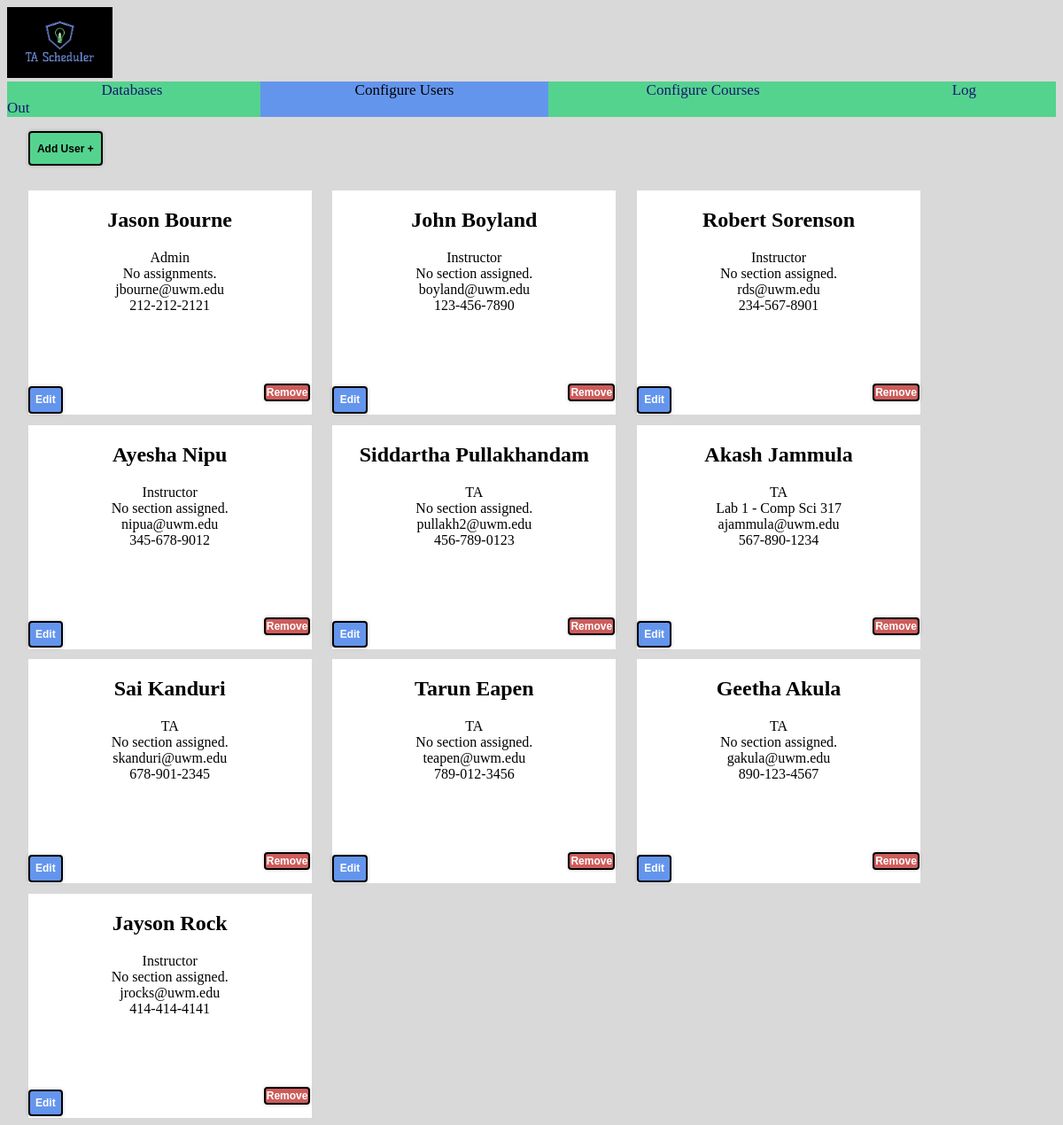
Page /configure_user.html (signed in) on the committed database.
### djangoProject1/models.py (models this page shows, shortened)
class User(models.Model): # basic for now
    ROLE_CHOICES = [
        ('TA', 'Teaching Assistant'),
        ('Instructor', 'Instructor'),
        ('Admin', 'Administrator'),
    ]
    id = models.UUIDField(primary_key=True, default=uuid.uuid4, editable=False) #unique id
    first_name = models.CharField(max_length=50, default="DefaultFirst") #first name of user
    last_name = models.CharField(max_length=50, default="DefaultLast") #last name of user
    username = models.CharField(max_length=50, unique=True, default="Default_Username")  #unique username (ISSUES LATER ON, default AND unique doesn't work well)
    password = models.CharField(max_length=128, default="Default_Password")  #stored password (128 for hash(? idk documentation recommended it))
    email = models.EmailField(default="default@example.com")  #unique email address (cant run unless blank by default
    phone_number = models.CharField(max_length=10, blank=True, null=True)  #optional phone number (can make required later)
    address = models.TextField(blank=True, null=True)  #optional home address (can make required later)
    skills = models.TextField(blank=True, null=True)  #apparently we need skills? okay here's an open text field for it
    role = models.CharField(max_length=20, choices=ROLE_CHOICES, default='TA')  #role of the user (TA, Instructor, Admin)

class Section(models.Model):
    id = models.UUIDField(primary_key=True, default=uuid.uuid4, editable=False) #unique id
    name = models.CharField(max_length=100, default="Default Section Name") #section name
    course = models.ForeignKey(Course, on_delete=models.CASCADE, related_name='sections') #link to course
    days = MultiSelectField(choices=DAYS_OF_WEEK, blank=True, null=True)  #day of the week
    time = models.TimeField(blank=True, null=True)  #specific time of day
    location = models.CharField(max_length=100, blank=True, null=True) #location
    user = models.ForeignKey(User, null=True, blank=True, limit_choices_to={'role__in': ['TA', 'Instructor']}, on_delete=models.SET_NULL, related_name='sections')

class Course(models.Model):
    id = models.UUIDField(primary_key=True, default=uuid.uuid4, editable=False) #unique id
    name = models.CharField(max_length=100, default="Default Course Name") #course name
    users = models.ManyToManyField(User, limit_choices_to={'role__in': ['TA', 'Instructor']}, related_name='courses', blank=True)

### djangoProject1/views.py (the view, shortened to what this page needs)
# urls.py: path('configure_user.html', ConfigureUserPage.as_view(), name='configure_user'),
class ConfigureUserPage(View):
    def get(self, request):
        users = User.objects.all()
        user = GetUser.get_user(request)
        if not user:
            return redirect('/')
        return render(request, "configure_user.html",
                      {"roles": User.ROLE_CHOICES, "users": users})

### djangoProject1/MethodFiles/GeneralMethods.py (called while the page is built)
    @staticmethod
    def get_user(request):
        name = request.session.get('cur_user_name')
        if not name:
            return None
        else:
            return User.objects.filter(username=name).first()

### djangoProject1/templatetags/custom_filters.py (called while the page is built)
@register.filter
def format_phone(value):
    if isinstance(value, str) and len(value) == 10 and value.isdigit():
        return f"{value[:3]}-{value[3:6]}-{value[6:]}"
    return value

### templates/configure_user.html (shortened to what this page needs)
<!DOCTYPE html>
<html lang="en">
<head>
    <link rel="stylesheet" href="/static/style.css"/>
</head>
<body style="background-color: rgb(217,217,217)">
<a href="home.html">
    <img src="/static/Logo.jpeg" alt="TA Scheduler Logo" style="height: 10vh; width: auto;">
</a>
<div class="navbar">
    <a href="admin_home.html" style="padding: 9%">Databases</a>
    <a class="active" href="configure_user.html" style="padding: 9%">Configure Users</a>
    <a href="configure_course.html" style="padding: 9%">Configure Courses</a>
    <a href="/" style="padding: 9%">Log Out</a>
</div>
{% load custom_filters %}
<div class="addUserModal">
</div>
<button popovertarget="createUser" class="addBtn">
    Add User +
</button>
<div class="boxContainer">
    {% for user in users %}
        <div class="whiteBox">
            <h2>{{ user.first_name }} {{ user.last_name }}</h2>
            <p>{{ user.role }} <br/>
                {% if user.role == "Instructor" or user.role == "TA"%}
                    {% for section in user.sections.all %}
                        {{ section.name }} - {{ section.course.name }}<br/>
                    {% empty %}
                        No section assigned.<br/>
                    {% endfor %}
                {% else %}
                    No assignments.<br/>
                {% endif %}
                {{ user.email }}<br/>{{ user.phone_number|format_phone }}</p>
            <br/>
            <div class="buttons-container">
                <button class="editButton" popovertarget="editModal {{ user.id }}">Edit</button>
                <form method="POST" action="{% url 'configure_user' %}">
                    <button type="submit" class="removeButton ">Remove</button>
                </form>
            </div>
        </div>
    {% endfor %}
</div>
</body>
</html>

### static/style.css (style rules this page uses)
.navbar { background-color: #54d38e; overflow: hidden; }
.navbar a { padding: 0.625rem; color: midnightblue; text-align: center; font-size: 1.0625rem; text-decoration: none; }
.navbar a.active { background-color: cornflowerblue; color: black; }
.addBtn { margin-left: 2%; font-size: 1vw; padding: 0.9% 0.7%; background-color: #54d38e; font-weight: bold; color: #000000; border: 2px solid black; border-radius: 4px; cursor: pointer; box-shadow: 0 0 0.25rem rgba(0, 0, 0, 0.2); }
.removeButton { font-size: 1vw; padding: 2% 2%; background-color: indianred; font-weight: bold; color: white; border: 2px solid black; border-radius: 4px; cursor: pointer; box-shadow: 0 0 0.25rem rgba(0, 0, 0, 0.2); }
.editButton { margin-top: 1%; font-size: 1vw; padding: 2% 2%; background-color: cornflowerblue; font-weight: bold; color: white; border: 2px solid black; border-radius: 4px; cursor: pointer; box-shadow: 0 0 0.25rem rgba(0, 0, 0, 0.2); }
.boxContainer { width: 100%; display: flex; flex-wrap: wrap; }
.whiteBox { width: 100%; max-width: 20rem; height: auto; background-color: white; margin-left: 2%; margin-top: 1%; text-align: center; position: relative; padding-bottom: 5rem; }
.addUserModal { padding: 0.5rem; font-size: 0.9375rem; }
.buttons-container { position: absolute; margin-top: 14%; display: flex; justify-content: space-between; width: 99%; }

### rows in the picture
User: first_name "Jason", last_name "Bourne", role "Admin", shows "No assignments.", email "jbourne@uwm.edu", phone_number "212-212-2121"
User: first_name "John", last_name "Boyland", role "Instructor", shows "No section assigned.", email "boyland@uwm.edu", phone_number "123-456-7890"
User: first_name "Robert", last_name "Sorenson", role "Instructor", shows "No section assigned.", email "rds@uwm.edu", phone_number "234-567-8901"
User: first_name "Ayesha", last_name "Nipu", role "Instructor", shows "No section assigned.", email "nipua@uwm.edu", phone_number "345-678-9012"
User: first_name "Siddartha", last_name "Pullakhandam", role "TA", shows "No section assigned.", email "pullakh2@uwm.edu", phone_number "456-789-0123"
User: first_name "Akash", last_name "Jammula", role "TA", email "ajammula@uwm.edu", phone_number "567-890-1234"
Section: name "Lab 1", course.name "Comp Sci 317"
User: first_name "Sai", last_name "Kanduri", role "TA", shows "No section assigned.", email "skanduri@uwm.edu", phone_number "678-901-2345"
User: first_name "Tarun", last_name "Eapen", role "TA", shows "No section assigned.", email "teapen@uwm.edu", phone_number "789-012-3456"
User: first_name "Geetha", last_name "Akula", role "TA", shows "No section assigned.", email "gakula@uwm.edu", phone_number "890-123-4567"
User: first_name "Jayson", last_name "Rock", role "Instructor", shows "No section assigned.", email "jrocks@uwm.edu", phone_number "414-414-4141"
